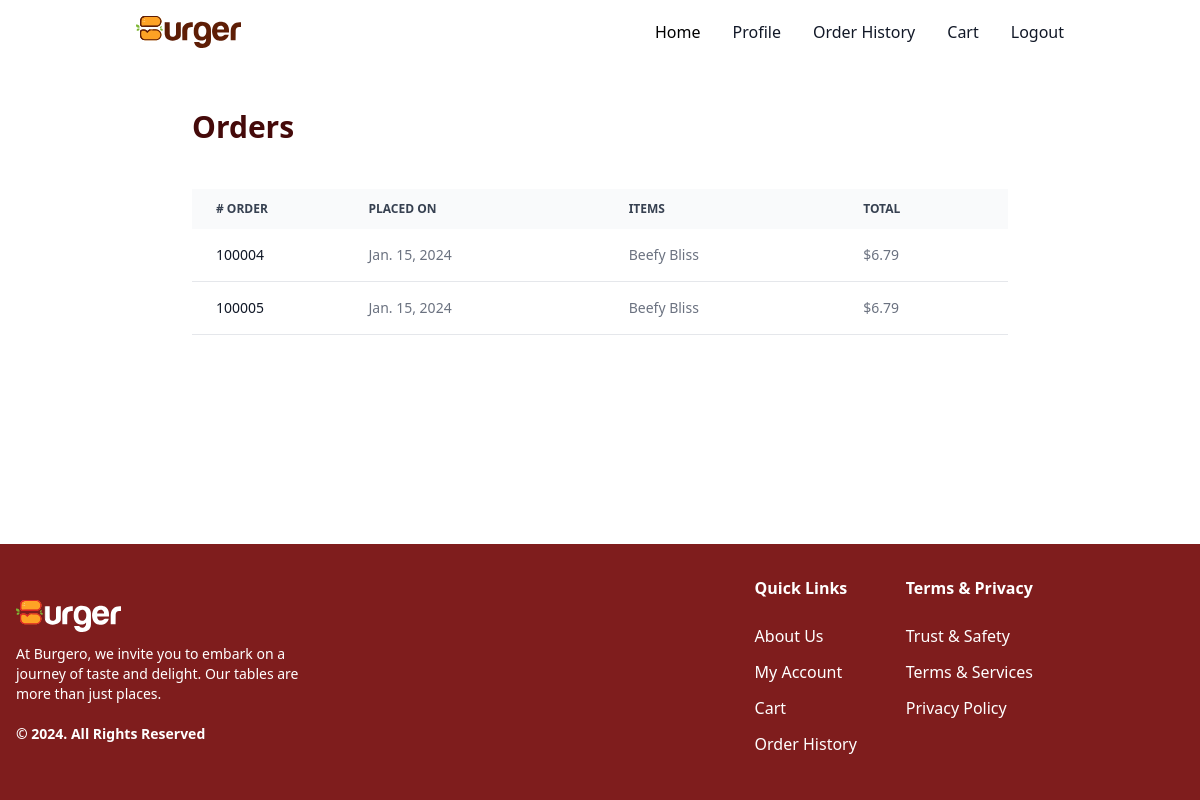
Before: /order-history/ (signed in) with the older database file.
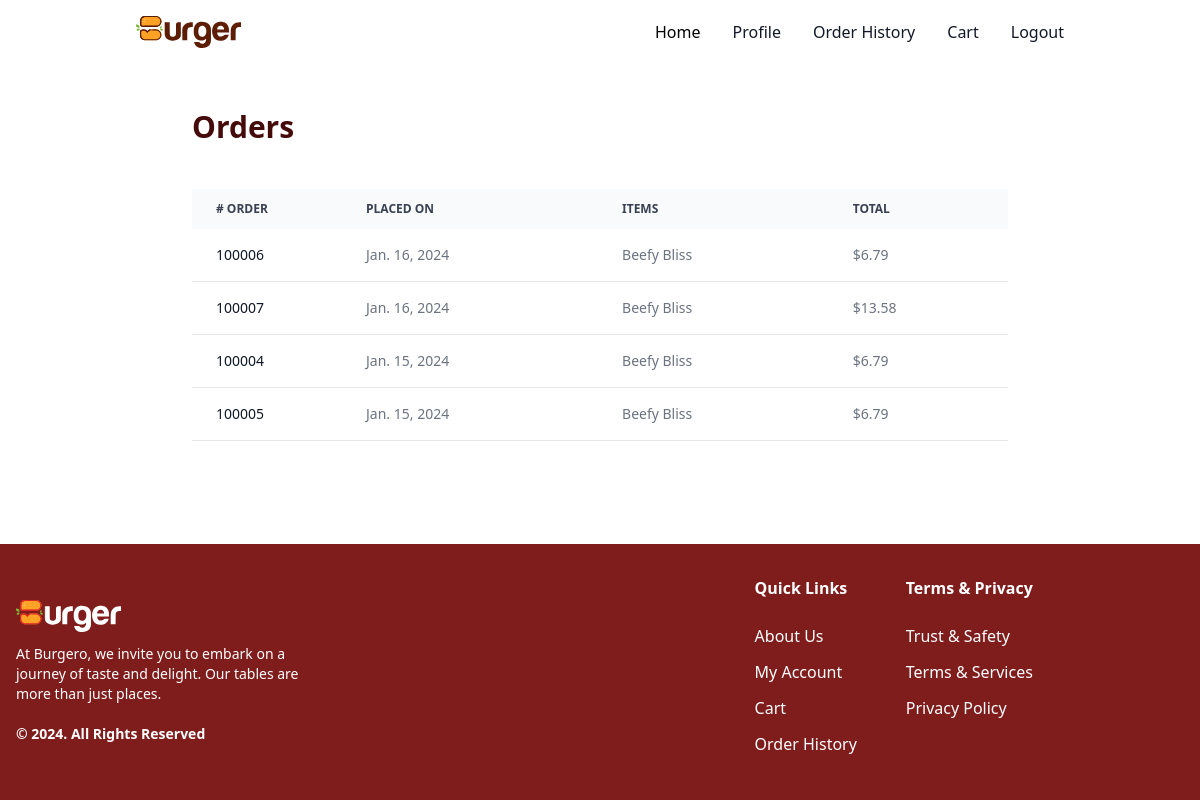
After: the same page with the newer database file.
### order/models.py (models this page shows, shortened)
class Order(models.Model):
    user = models.ForeignKey(User, on_delete=models.CASCADE)
    order_no = models.IntegerField(null=True, blank=True)
    placed_on = models.DateField(auto_now_add=True)
    items = models.ManyToManyField(Food, blank=True, related_name="orders")
    total = models.DecimalField(max_digits=12, decimal_places=2)

### food/models.py (models this page shows, shortened)
class Food(models.Model):
    name = models.CharField(max_length=100)
    description = models.TextField()
    price = models.DecimalField(max_digits=12, decimal_places=2)
    image = models.URLField()
    is_discount = models.BooleanField(blank=True, default=False)
    discount_price = models.DecimalField(max_digits=12, decimal_places=2, blank=True, null=True)
    category = models.ManyToManyField(Category)

### order/views.py (the view)
# urls.py: path('order-history/', OrderHistoryView.as_view() , name="order_history"),
class OrderHistoryView(ListView, LoginRequiredMixin):
    template_name = 'order_report.html'
    model = Order
    def get_queryset(self):
        queryset = super().get_queryset().filter(
            user=self.request.user
        ).order_by('-placed_on')
        return queryset

### order/templates/order_report.html
{% extends 'base.html' %}
{% block main %}
    <section class="flex justify-center">
        <div class="w-[85%]">
            <h1 class="text-5xl font-bold text-red-950 mt-10 mb-10">Orders</h1>
            {% if object_list %}
            <div class="relative overflow-x-auto">
                <table class="w-full text-sm text-left rtl:text-right text-gray-500 dark:text-gray-400">
                    <thead class="text-xs text-gray-700 uppercase bg-gray-50 dark:bg-gray-700 dark:text-gray-400">
                        <tr>
                            <th scope="col" class="pl-6 py-3 ">
                                # Order
                            </th>
                            <th scope="col" class="px-6 py-3">
                                Placed On
                            </th>
                            <th scope="col" class="px-6 py-3">
                                Items
                            </th>
                            <th scope="col" class="px-6 py-3">
                                Total
                            </th>
                        </tr>
                    </thead>
                    <tbody>
                        {% for order in object_list %}
                            <tr class="bg-white border-b dark:bg-gray-800 dark:border-gray-700">
                                <td class="pl-6 py-4 font-medium text-gray-900 whitespace-nowrap dark:text-white">
                                    {{order.order_no}}
                                </td>
                                <td class="px-6 py-4">
                                    {{order.placed_on}}
                                </td>
                                <td class="px-6 py-4">
                                    {% for item in order.items.all %}
                                        {{item.name}}
                                    {% endfor %}
                                </td>
                                <td class="px-6 py-4">
                                    ${{order.total}}
                                </td>
                            </tr>
                        {% endfor %}
                    </tbody>
                </table>
            </div>
            {% else %}
            <div>
                <h3 class="font-xl font-semibold">No order has been placed yet.</h3>
            </div>
            {% endif %}
        </div>
    </section>
{% endblock %}

### core/templates/base.html (shortened to what this page needs)
{% load compress %}
{% load static %}
<!DOCTYPE html>
<html lang="en" >
<head>
    {% compress css %}
    <link rel="stylesheet" href="{% static 'styles/output.css' %}">
    {% endcompress %}
    <link rel="stylesheet" href="https://cdnjs.cloudflare.com/ajax/libs/font-awesome/6.5.1/css/all.min.css">
    <link href="https://cdn.jsdelivr.net/npm/swiffy-slider@1.6.0/dist/css/swiffy-slider.min.css" rel="stylesheet">
</head>
<body>
    {% block body %}
    <main style="min-height: 100vh;
    display: flex;
    flex-direction: column;">
        {% block container %}
        <div class="flex justify-center">
                <div class="w-[80%]">
                    {% include 'navbar.html' %}
                    {% block main %}
                    {% endblock %}
                </div>
        </div>
        {% endblock %}
        <div style="margin-top: auto;">
            {% block footer %}
            {% include 'footer.html' %}
        {% endblock %}
        </div>
    </main>
    {% endblock %}
</body>
</html>

### core/templates/navbar.html (shortened to what this page needs)
{% load static %}
<nav class="bg-white w-full">
    <div class="flex flex-wrap items-center justify-between p-4">
      <a href="{% url "home" %}" class="flex items-center space-x-3 rtl:space-x-reverse">
          <img src="{% static "image/logo.svg" %}" class="h-8" alt="Flowbite Logo" />
      </a>
      <div class="hidden w-full md:block md:w-auto" id="navbar-default">
        <ul class="font-medium flex flex-col p-4 md:p-0 mt-4 border border-gray-100 rounded-lg bg-gray-50 md:flex-row md:space-x-8 rtl:space-x-reverse md:mt-0 md:border-0 md:bg-white dark:bg-gray-800 md:dark:bg-gray-900 dark:border-gray-700">
          <li>
            <a href="{% url "home" %}" class="block py-2 px-3 text-white rounded md:bg-transparent md:text-black hover:text-red-700 md:p-0 dark:text-white md:dark:text-blue-500" aria-current="page">Home</a>
          </li>
          {% if user.is_authenticated %}
          <li>
            <a href="{% url "profile" %}" class="block py-2 px-3 text-gray-900 rounded hover:bg-gray-100 md:hover:bg-transparent md:border-0 md:hover:text-red-700 md:p-0 dark:text-white md:dark:hover:text-blue-500 dark:hover:bg-gray-700 dark:hover:text-white md:dark:hover:bg-transparent">Profile</a>
          </li>
          <li>
            <a href="{% url "order_history" %}" class="block py-2 px-3 text-gray-900 rounded hover:bg-gray-100 md:hover:bg-transparent md:border-0 md:hover:text-red-700 md:p-0 dark:text-white md:dark:hover:text-blue-500 dark:hover:bg-gray-700 dark:hover:text-white md:dark:hover:bg-transparent">Order History</a>
          </li>
          <li>
            <a href="{% url "cart" %}" class="block py-2 px-3 text-gray-900 rounded hover:bg-gray-100 md:hover:bg-transparent md:border-0 md:hover:text-red-700 md:p-0 dark:text-white md:dark:hover:text-blue-500 dark:hover:bg-gray-700 dark:hover:text-white md:dark:hover:bg-transparent">Cart</a>
          </li>
          <li>
            <form action="{% url "logout" %}" method="post">
              <button type="submit" href="#" class="block py-2 px-3 text-gray-900 rounded hover:bg-gray-100 md:hover:bg-transparent md:border-0 md:hover:text-red-700 md:p-0 dark:text-white md:dark:hover:text-blue-500 dark:hover:bg-gray-700 dark:hover:text-white md:dark:hover:bg-transparent">Logout</button>
            </form>
          </li>
          {% endif %}
        </ul>
      </div>
    </div>
  </nav>

### core/templates/footer.html
{% load static %}
<footer class="bg-[#7F1D1D] text-white dark:bg-gray-900" >
    <div class="mx-auto w-full max-w-screen-xl p-4 py-6 lg:py-8">
        <div class="md:flex md:justify-between items-center">
          <div class="mb-6 md:mb-0">
              <a href="{% url "home" %}" class="flex items-center">
                  <img src="{% static 'image/footer_logo.svg' %}" class="h-8 me-3" alt="Burgero Logo" />
              </a>
              <p class="text-sm font-light mt-3">At Burgero, we invite you to embark on a <br>
                journey of taste and delight. Our tables are <br>
                more than just places.</p>
              <p class="font-semibold text-sm mt-5">© 2024. All Rights Reserved</p>
          </div>
          <div class="grid grid-cols-2 gap-8 sm:gap-6 sm:grid-cols-3">
              <div>
                  <h2 class="mb-6 font-semibold ">Quick Links</h2>
                  <ul class="font-light">
                      <li class="mb-3">
                          <a href="https://flowbite.com/" class="hover:underline">About Us</a>
                      </li>
                      <li class="mb-3">
                          <a href="https://tailwindcss.com/" class="hover:underline">My Account</a>
                      </li>
                      <li class="mb-3">
                        <a href="https://tailwindcss.com/" class="hover:underline">Cart</a>
                    </li>
                    <li class="mb-3">
                        <a href="https://tailwindcss.com/" class="hover:underline">Order History</a>
                    </li>
                  </ul>
              </div>
              <div>
                <h2 class="mb-6 font-semibold ">Terms & Privacy</h2>
                <ul class="font-light">
                    <li class="mb-3">
                        <a href="https://flowbite.com/" class="hover:underline">Trust & Safety</a>
                    </li>
                    <li class="mb-3">
                        <a href="https://tailwindcss.com/" class="hover:underline">Terms & Services</a>
                    </li>
                    <li class="mb-3">
                      <a href="https://tailwindcss.com/" class="hover:underline">Privacy Policy</a>
                  </li>
                </ul>
            </div>
          </div>
      </div>
    </div>
</footer>

Changed rows visible on the page:
added Order: order_no "100006", placed_on "Jan. 16, 2024", total "6.79", Food (name "Beefy Bliss")
added Order: order_no "100007", placed_on "Jan. 16, 2024", total "13.58", Food (name "Beefy Bliss")
